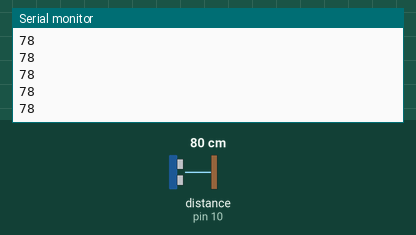
Recording of a sketch running on a simulated Arduino Uno, built with avr-gcc and run on an emulated ATmega328P. Parts: the last lines printed to the serial monitor. Wiring (inferred from the names in the program): ultrasonic range finder: trigger pin 9; echo pin 10. The test bench sets the inputs (shaded band); at power-on: distance to the obstacle (sensor on pin 10) 80 cm. The echo pulse lasts 58.3 µs per cm.

Above: at 1.2 s.
1.3 s: distance to the obstacle (sensor on pin 10) set to 2 cm
At 1.37 s:
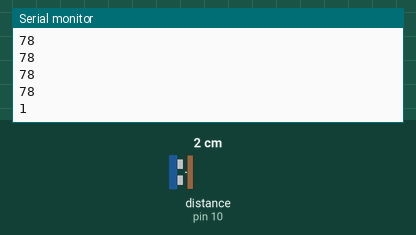
2.8 s: distance to the obstacle (sensor on pin 10) set to 4 cm
At 2.89 s:
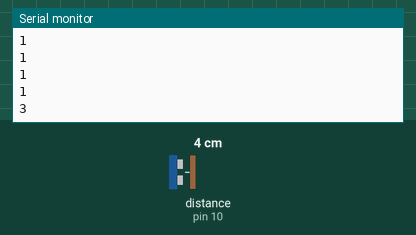
Timing chart, 0 to 5.8 s (numbered marks = the images above; inputs shaded):
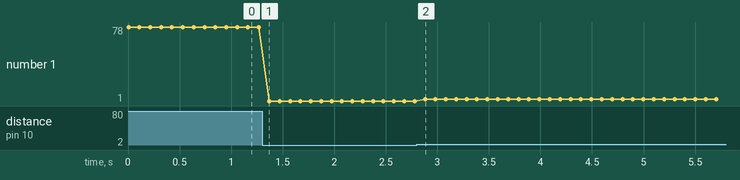

Measured:
- after the input at 1.3 s, the serial monitor: prints a new line after 0.07 s (image 1)
- after the input at 2.8 s, the serial monitor: prints a new line after 0.08 s (image 2)
- plotted number 1: 78 → 1 after the input at 1.3 s, 1 → 3 after the input at 2.8 s

The sketch:

hardware.ino
```cpp
const int trigPin = 9;
const int echoPin = 10;

void setup() {
  Serial.begin(9600);
  pinMode(trigPin, OUTPUT);
  pinMode(echoPin, INPUT);
}

void loop() {
  long duration;
  int distance;

  // Clear the trigPin
  digitalWrite(trigPin, LOW);
  delayMicroseconds(2);

  // Trigger the sensor for 10 microseconds
  digitalWrite(trigPin, HIGH);
  delayMicroseconds(10);
  digitalWrite(trigPin, LOW);

  duration = pulseIn(echoPin, HIGH);

  distance = duration * 0.034 / 2;

  // Send distance to Python (only if valid)
  if (distance > 0 && distance < 400) {
    Serial.println(distance);
  }

  // Wait 100ms so we don't spam the computer
  delay(100);
}
```
